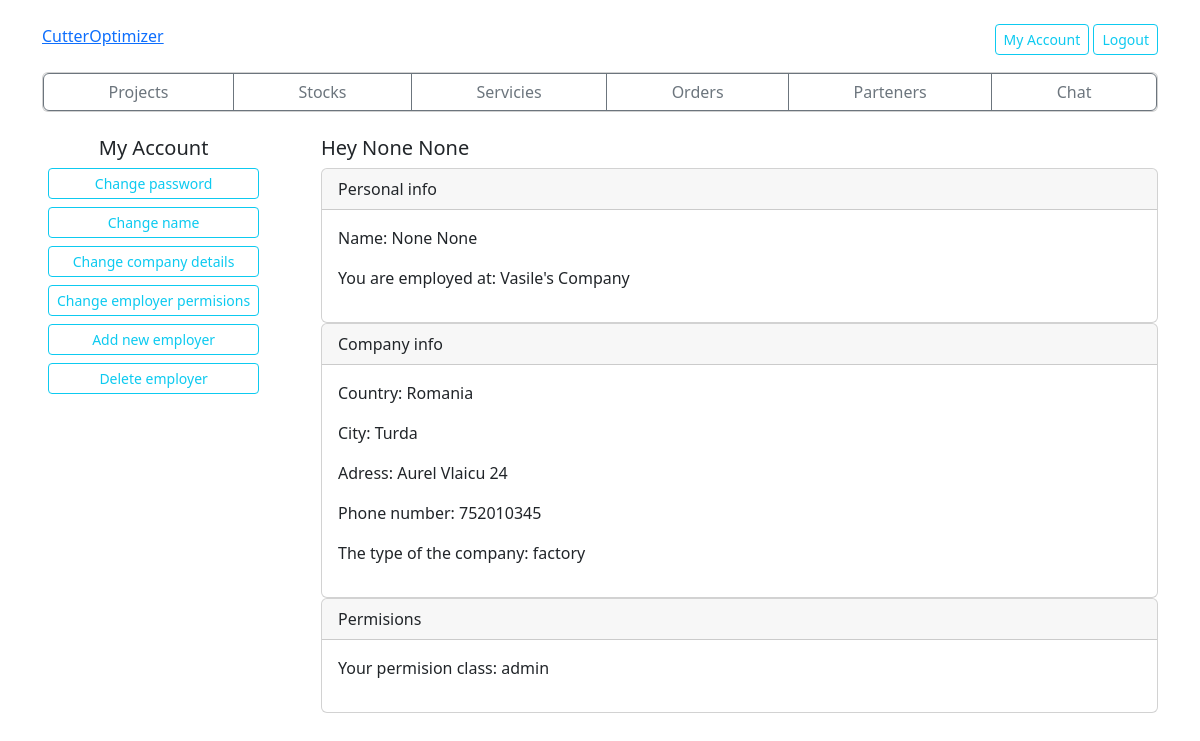
The app's page /account (signed in) with its own data.
### userAuth/models.py (models this page shows)
class CompanyEmployer(models.Model):
    user = models.OneToOneField(User, on_delete=models.CASCADE, primary_key=True)
    company = models.ForeignKey(Company, on_delete=models.CASCADE, null=False, blank=False)
    name = models.TextField(null=True, blank=True)
    middleName=models.TextField(null=True, blank=True)
    accountPermisions = models.CharField(max_length=20, default='admin')

class Company(models.Model):
    company = models.TextField(primary_key=True)
    country = models.TextField()
    city = models.TextField()
    adress = models.TextField()
    phone = models.IntegerField()
    companyType = models.CharField(max_length=20, null=False, blank=False)
    def __str__ (self):
        return str(self.company)

### userAuth/views.py (the view)
# urls.py: path('account', views.myAccount, name='account'),
@login_required(login_url=loginPage)
def myAccount(request):
    companyEmployer = CompanyEmployer.objects.get(user=request.user)
    company = Company.objects.get(company=companyEmployer.company)
    context = {'companyEmployer' : companyEmployer, 'company' : company}
    return render(request, 'userAuth/account.html', context)

### userAuth/templates/userAuth/account.html (shortened to what this page needs)
{% extends 'main.html' %}
{% block titleBar %}
<h5>
    My Account
</h5>
{% endblock %}
{% block contentBar %}
<div class="d-grid gap-2 mx-auto">
    <button type="button" id="changePass" name="contentBarButton" class="btn btn-outline-info btn-sm" onclick="renderContent('changePass')">Change password</button>
    <button type="button" id="changeName" name="contentBarButton" class="btn btn-outline-info btn-sm" onclick="renderContent('changeName')">Change name</button>
    <button type="button" id="changeCompany" name="contentBarButton" class="btn btn-outline-info btn-sm" onclick="renderContent('changeCompany')">Change company details</button>
    <button type="button" id="changePermisions" name="contentBarButton" class="btn btn-outline-info btn-sm" onclick="renderContent('changePermisions')">Change employer permisions</button>
    <button type="button" id="addEmployer" name="contentBarButton" class="btn btn-outline-info btn-sm" onclick="renderContent('addEmployer')">Add new employer</button>
    <button type="button" id="deleteEmployer" name="contentBarButton" class="btn btn-outline-info btn-sm" onclick="renderContent('deleteEmployer')">Delete employer</button>
</div>
{% endblock %}
{% block content %}
    <div id="accountContent" name="content">
        <h5>Hey {{companyEmployer.name}} {{companyEmployer.middleName}}</h5>
        <div class="card">
            <div class="card-header">
                Personal info
            </div>
            <div class="card-body">
                <p>Name: {{companyEmployer.name}} {{companyEmployer.middleName}}</p>
                <p>You are employed at: {{companyEmployer.company}}</p>
            </div>
        </div>
        <div class="card">
            <div class="card-header">
                Company info
            </div>
            <div class="card-body">
                <p>Country: {{company.country}}</p>
                <p>City: {{company.city}}</p>
                <p>Adress: {{company.adress}}</p>
                <p>Phone number: {{company.phone}}</p>
                <p>The type of the company: {{company.companyType}}</p>
            </div>
        </div>
        <div class="card">
            <div class="card-header">
                Permisions
            </div>
            <div class="card-body">
                <p>Your permision class: {{companyEmployer.accountPermisions}}</p>
            </div>
        </div>
    </div>
{% endblock %}

### records on screen
CompanyEmployer: name "None", middleName "None", company "Vasile's Company", accountPermisions "admin"
Company: country "Romania", city "Turda", adress "Aurel Vlaicu 24", phone "752010345", companyType "factory"
